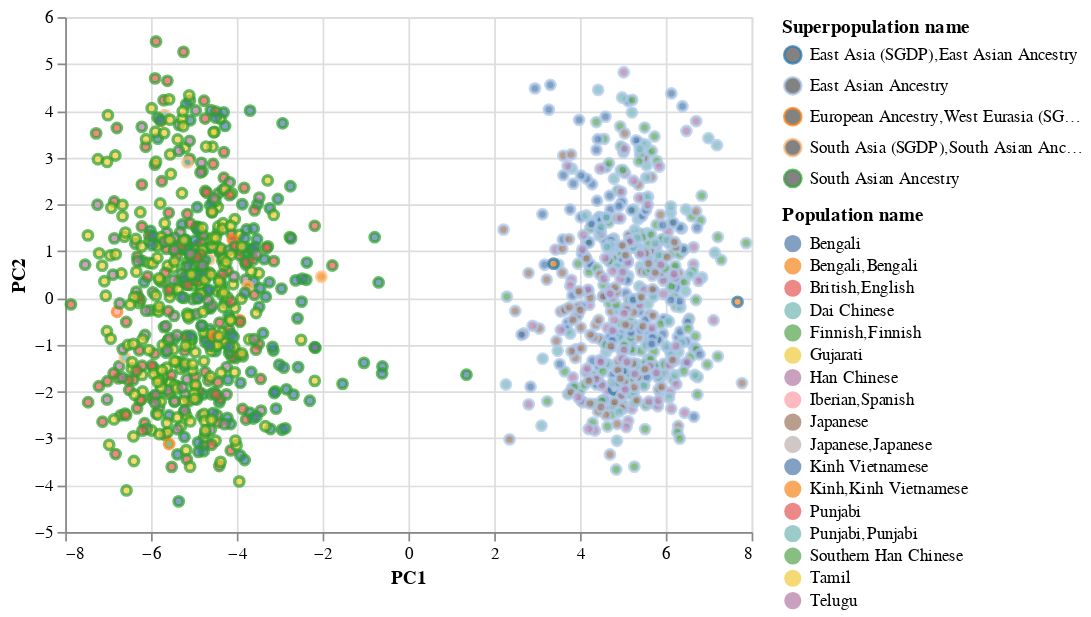

The code cell stored with this chart in its notebook:
### Code cell
alt.Chart(df_plot).mark_point().encode(
    x='PC1',
    y='PC2',
    color=alt.Color('Superpopulation name', scale=alt.Scale(scheme='category20')),
    fill='Population name'
)

### Figure 1 — Vega-Lite specification as saved in the notebook (floating-point values rounded to 4 significant figures; data arrays with more than 128 entries replaced by an {"elided": "..."} marker saying what was removed)
{"config": {"view": {"continuousWidth": 400, "continuousHeight": 300}}, "data": {"name": "data-d99fe117b13755a6af7e9f3efbe139ac"}, "mark": "point", "encoding": {"color": {"field": "Superpopulation name", "scale": {"scheme": "category20"}, "type": "nominal"}, "fill": {"field": "Population name", "type": "nominal"}, "x": {"field": "PC1", "type": "quantitative"}, "y": {"field": "PC2", "type": "quantitative"}}, "$schema": "https://vega.github.io/schema/vega-lite/v4.17.0.json", "datasets": {"data-d99fe117b13755a6af7e9f3efbe139ac": {"elided": "1193 records"}}}
